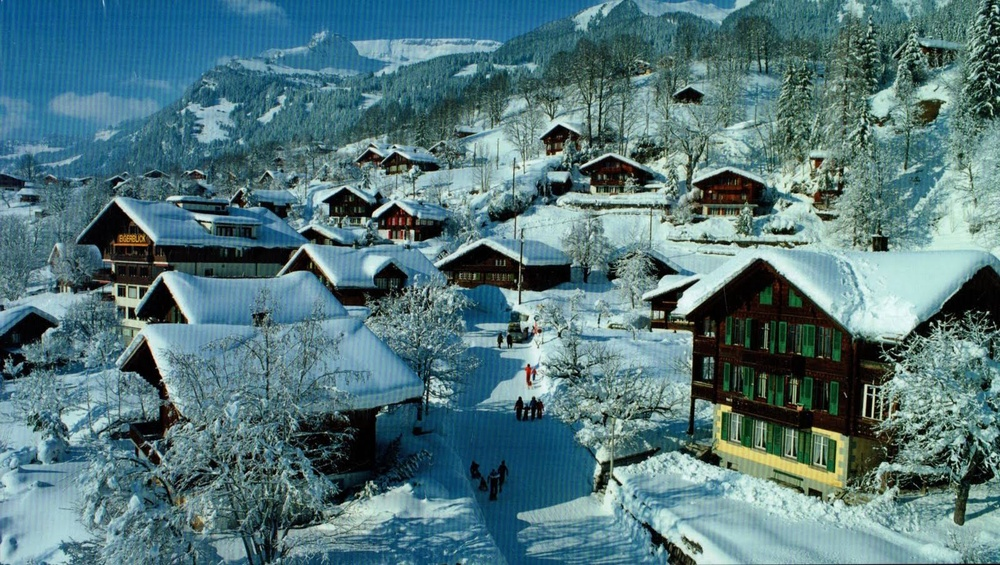
#> input picture 6.数字图像处理/img/snowHourse.jpeg, 1000 x 565 px, shrunk from 1600 x 904 before the run, found by its file name
$ python 3.greyLevelTransformation.py
#> lines starting #> are read from the running program, lines starting #| are printed output that depends on the picture
# -*- encoding: utf-8 -*-
'''
@File    :   3.greyLevelTransformation.py
@Time    :   2023/06/05 09:50:17
@Author  :   huang shan
@Version :   1.0
@Contact :   hs8023hfp@outlook.com
@License :   (C)Copyright 2023~
@Desc    :   None
'''

import os
import matplotlib.pyplot as plt
import cv2
import numpy as np
plt.rcParams['font.sans-serif'] = ['SimHei', 'Songti SC', 'STFangsong']
plt.rcParams['axes.unicode_minus'] = False
plt.rcParams['font.size'] = 8


path = "./6.数字图像处理/img"
snow_image_path = os.path.join(path, "snowHourse.jpeg")
snow_image = cv2.imread(snow_image_path, cv2.IMREAD_GRAYSCALE)  # 原图是彩色，以灰度图读入
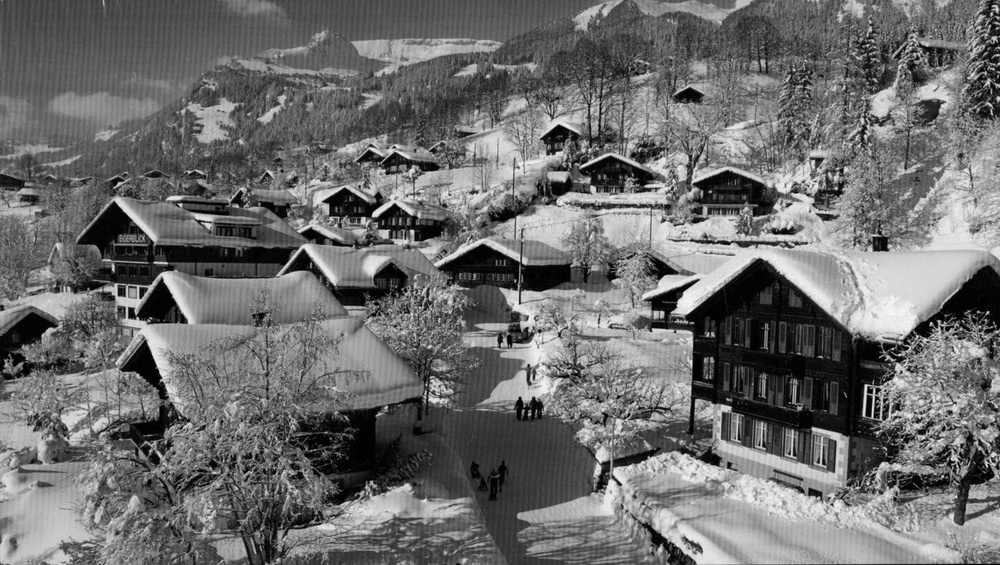
#> snow_image: shape (565, 1000); min 0, max 247, mean 108.9
print(f"输入图像的Shape(验证读入是灰度):{snow_image.shape}")
#| 输入图像的Shape(验证读入是灰度):(565, 1000)

# --------- 0. 查看直方图 ------------
histogram = cv2.calcHist([snow_image], [0], None, [256], [0, 256])
#> histogram = 256 values, max 4554 at index 87, min 0 at index 248, mean 2207

"""
plt.figure() #这个和课程显示的直方图部分图像长宽比不太一样,看起来没那么方便
grid = plt.GridSpec(2, 2, wspace=0.4, hspace=0.3)

plt.subplot(grid[0, 0:])
plt.title("原图")
plt.imshow(snow_image, cmap='gray')

plt.subplot(grid[1, 0])
plt.title("cv+plot的histogram")
plt.yticks(range(0, 12000, 1000))
plt.plot(histogram)

plt.subplot(grid[1, 1])
plt.title("numpy+hist的histogram")
plt.hist(snow_image.ravel(), 256, [0, 256])
plt.show()
"""
plt.figure()
plt.subplot(1, 2, 1)
plt.title("原图")
plt.imshow(snow_image, cmap='gray')

plt.subplot(1, 2, 2)
# 我找的图像整体也比课上的要亮一些,所以没法做到完全一致
plt.hist(snow_image.ravel(), 256, [0, 256])

thresholdPoint = [0, 50, 180, 255]  # 以这四个点大概可以区分出亮区和暗区
plt.plot(thresholdPoint, histogram[thresholdPoint])
plt.show()
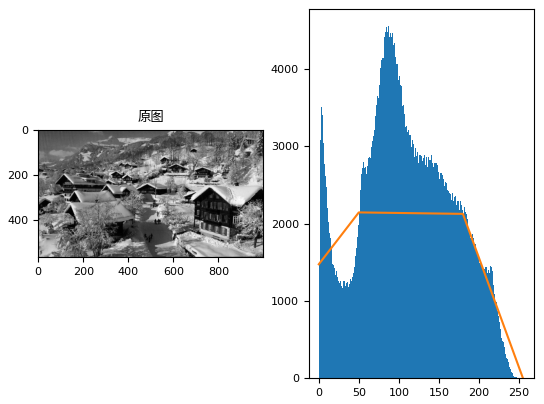
#> figure drawn by matplotlib, 2 panels; panel 2: tallest bar 4554 high, from x = 87 to 88

# --------- 1. 灰度线性变换 -----------
"""
直方图上可以大致选择出:暗区和灰区的分界点-(50,30);灰区和亮区的分界点-(180,120)
即(0,0)~(50,30)-暗区,(50,30)~(180,120)-灰区, (180,120)~(256,256)-亮区
横坐标是当前图像的灰度值, 纵坐标是变换后的灰度值
"""
plt.figure()
plt.plot([0, 50, 180, 256], [0, 30, 120, 256], "D-b", mfc='red', mec='k')
plt.show()
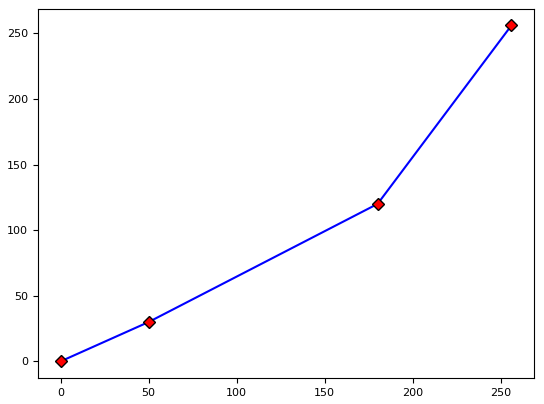
#> figure drawn by matplotlib, 1 panel

# --------- 2.直方图均衡化 ------------

# --------- 3.直方图规定化 ------------
